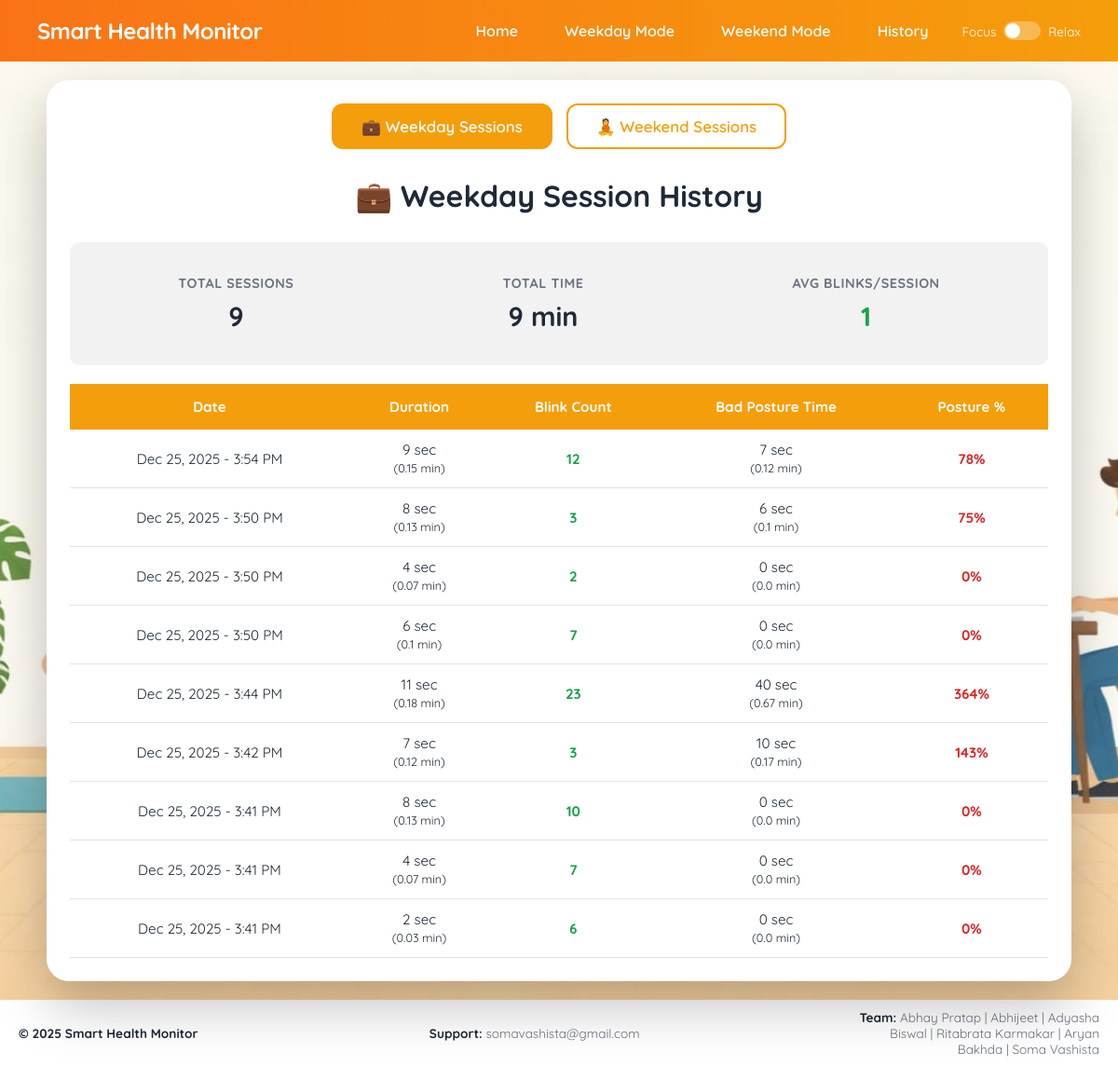
The page /history/ on the database its author committed.
### monitor/models.py (models this page shows, shortened)
class WeekdaySession(models.Model):
    date = models.DateTimeField(auto_now_add=True)
    duration = models.IntegerField()  # seconds
    blink_count = models.IntegerField(default=0)
    bad_posture_time = models.IntegerField(default=0)  # seconds
    @property
    def duration_minutes(self):
        return round(self.duration / 60, 2)
    @property
    def bad_posture_minutes(self):
        return round(self.bad_posture_time / 60, 2)

### monitor/views.py (the view)
# urls.py: path("history/", views.combined_history, name="combined_history"),
def combined_history(request):
    weekday_sessions = WeekdaySession.objects.all().order_by("-date")
    weekend_sessions = YogaSession.objects.all().order_by("-date")
    print(f"📊 Loading combined history - Weekday: {weekday_sessions.count()}, Weekend: {weekend_sessions.count()}")
    context = {
        'weekday_sessions': weekday_sessions,
        'weekend_sessions': weekend_sessions,
    }
    return render(request, "monitor/combined_history.html", context)

### monitor/models.py (called while the page is built)
    @property
    def duration_minutes(self):
        return round(self.duration / 60, 2)

### monitor/templates/monitor/combined_history.html (shortened to what this page needs)
{% load static %}
<!DOCTYPE html>
<html lang="en">
<head>
</head>
<body>
    <div class="navbar">
        <div class="nav-title" onclick="window.location.reload()">Smart Health Monitor</div>
        <div class="nav-links">
            <a href="{% url 'home_page' %}">Home</a>
            <a href="{% url 'weekday_page' %}">Weekday Mode</a>
            <a href="{% url 'weekend_page' %}">Weekend Mode</a>
            <a href="{% url 'combined_history' %}">History</a>
            <div class="zen-toggle" onclick="toggleTheme()">
                <span>Focus</span>
                <div class="zen-track">
                    <div class="zen-knob"></div>
                </div>
                <span>Relax</span>
            </div>
        </div>
    </div>
    <div class="main">
        <div class="container">
            <div class="tab-buttons">
                <button class="tab-btn active" onclick="showTab('weekday')">💼 Weekday Sessions</button>
                <button class="tab-btn" onclick="showTab('weekend')">🧘 Weekend Sessions</button>
            </div>
            <div id="weekday" class="tab-content active">
                <h2 class="heading">💼 Weekday Session History</h2>
                {% if weekday_sessions %}
                    <div class="stats-summary">
                        <div class="stat-box">
                            <h4>Total Sessions</h4>
                            <p>{{ weekday_sessions.count }}</p>
                        </div>
                        <div class="stat-box">
                            <h4>Total Time</h4>
                            <p>{{ weekday_sessions|length|add:"0" }} min</p>
                        </div>
                        <div class="stat-box">
                            <h4>Avg Blinks/Session</h4>
                            <p class="good-stat">
                                {% if weekday_sessions %}
                                    {% widthratio weekday_sessions.0.blink_count weekday_sessions.count 1 %}
                                {% else %}
                                    0
                                {% endif %}
                            </p>
                        </div>
                    </div>
                    <div class="table-container">
                        <table>
                            <thead>
                                <tr>
                                    <th>Date</th>
                                    <th>Duration</th>
                                    <th>Blink Count</th>
                                    <th>Bad Posture Time</th>
                                    <th>Posture %</th>
                                </tr>
                            </thead>
                            <tbody>
                                {% for s in weekday_sessions %}
                                <tr>
                                    <td>{{ s.date|date:"M d, Y - g:i A" }}</td>
                                    <td>{{ s.duration }} sec<br><small>({{ s.duration_minutes }} min)</small></td>
                                    <td style="color: #16a34a; font-weight: bold;">{{ s.blink_count }}</td>
                                    <td>{{ s.bad_posture_time }} sec<br><small>({{ s.bad_posture_minutes }} min)</small></td>
                                    <td>
                                        {% widthratio s.bad_posture_time s.duration 100 as posture_pct %}
                                        <span style="color: {% if posture_pct < 20 %}#16a34a{% elif posture_pct < 50 %}#eab308{% else %}#dc2626{% endif %}; font-weight: bold;">
                                            {{ posture_pct }}%
                                        </span>
                                    </td>
                                </tr>
                                {% endfor %}
                            </tbody>
                        </table>
                    </div>
                {% else %}
                <div class="no-data">
                    <p>📭 No weekday sessions recorded yet.</p>
                    <p>Start your first work session to track your posture!</p>
                </div>
                {% endif %}
            </div>
        </div>
    </div>
    <footer>
        <div class="footer-left">
            <p><strong>© 2025 Smart Health Monitor</strong></p>
        </div>
        <div class="footer-center">
            <p><strong>Support:</strong> somavashista@gmail.com</p>
        </div>
        <div class="footer-right">
            <p><strong>Team:</strong> Abhay Pratap | Abhijeet | Adyasha Biswal | Ritabrata Karmakar | Aryan Bakhda | Soma Vashista</p>
        </div>
    </footer>
</body>
</html>

### rows shown on the page
WeekdaySession: blink_count "1", date "Dec 25, 2025 - 3:54 PM", duration "9", duration_minutes "0.15", blink_count "12", bad_posture_time "7", bad_posture_minutes "0.12", posture_pct "78"
WeekdaySession: date "Dec 25, 2025 - 3:50 PM", duration "8", duration_minutes "0.13", blink_count "3", bad_posture_time "6", bad_posture_minutes "0.1", posture_pct "75"
WeekdaySession: date "Dec 25, 2025 - 3:50 PM", duration "4", duration_minutes "0.07", blink_count "2", bad_posture_time "0", bad_posture_minutes "0.0"
WeekdaySession: date "Dec 25, 2025 - 3:50 PM", duration "6", duration_minutes "0.1", blink_count "7", bad_posture_time "0", bad_posture_minutes "0.0"
WeekdaySession: date "Dec 25, 2025 - 3:44 PM", duration "11", duration_minutes "0.18", blink_count "23", bad_posture_time "40", bad_posture_minutes "0.67", posture_pct "364"
WeekdaySession: date "Dec 25, 2025 - 3:42 PM", duration "7", duration_minutes "0.12", blink_count "3", bad_posture_time "10", bad_posture_minutes "0.17", posture_pct "143"
WeekdaySession: date "Dec 25, 2025 - 3:41 PM", duration "8", duration_minutes "0.13", blink_count "10", bad_posture_time "0", bad_posture_minutes "0.0"
WeekdaySession: date "Dec 25, 2025 - 3:41 PM", duration "4", duration_minutes "0.07", blink_count "7", bad_posture_time "0", bad_posture_minutes "0.0"
WeekdaySession: date "Dec 25, 2025 - 3:41 PM", duration "2", duration_minutes "0.03", blink_count "6", bad_posture_time "0", bad_posture_minutes "0.0"

### other values the page prints
{{ weekday_sessions.count }} "9"
{{ weekday_sessions|length|add:"0" }} "9"
